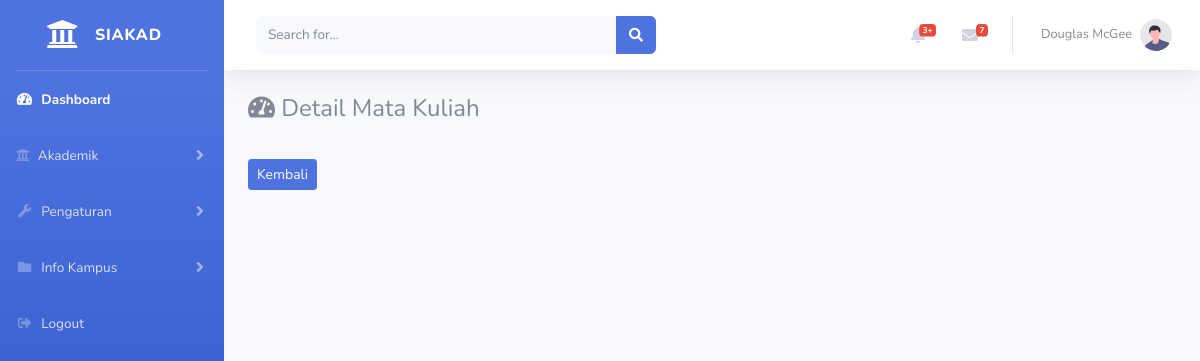
The app's page /administrator/matakuliah/detail/MSC22, older data.
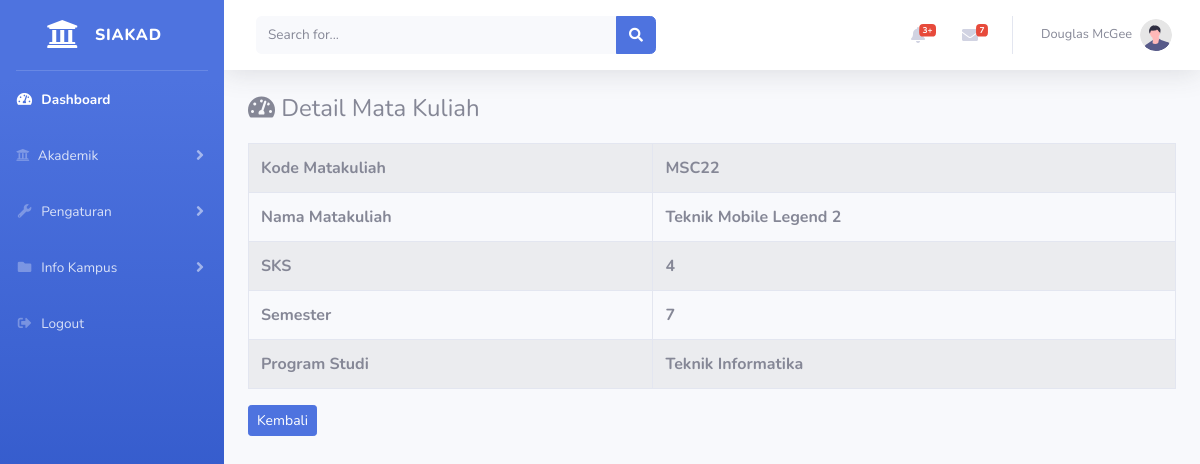
The same page, newer data.
### tables this page shows
CREATE TABLE `matakuliah` (
  `id_matakuliah` int(11) NOT NULL,
  `kode_matakuliah` varchar(10) NOT NULL,
  `nama_matakuliah` varchar(100) NOT NULL,
  `sks` int(5) NOT NULL,
  `semester` int(10) NOT NULL,
  `nama_prodi` varchar(100) NOT NULL
);

### application/controllers/administrator/matakuliah.php (called while the page is built, shortened)
<?php
class Matakuliah extends CI_Controller{
	public function detail($kode){
		$data['detail'] = $this->matakuliah_model->ambil_kode_matakuliah($kode);
		$this->load->view('templates_administrator/header');
		$this->load->view('templates_administrator/sidebar');
		$this->load->view('administrator/matakuliah_detail', $data);
		$this->load->view('templates_administrator/footer');
	}
}

### index.php (called while the page is built, shortened)
<?php
require_once BASEPATH.'core/CodeIgniter.php';

### application/models/matakuliah_model.php (called while the page is built, shortened)
<?php
class Matakuliah_model extends CI_Model{
	public function ambil_kode_matakuliah($kode){
		$result = $this->db->where('kode_matakuliah', $kode)
							->get('matakuliah');
		if($result->num_rows() > 0){
			return $result->result();
		}else{
			return false;
		}
	}
}

### application/views/administrator/matakuliah_detail.php (the view)
<div class="container-fluid">
    <h4>
        <i class="fas fa-tachometer-alt mb-3"></i> Detail Mata Kuliah
    </h4>
    <table class="table table-bordered table-striped table-hover">
        <?php foreach($detail as $dt) : ?>
        <tr>
            <th>Kode Matakuliah</th>
            <th><?= $dt->kode_matakuliah ?></th>
        </tr>
        <tr>
            <th>Nama Matakuliah</th>
            <th><?= $dt->nama_matakuliah ?></th>
        </tr>
        <tr>
            <th>SKS</th>
            <th><?= $dt->sks ?></th>
        </tr>
        <tr>
            <th>Semester</th>
            <th><?= $dt->semester ?></th>
        </tr>
        <tr>
            <th>Program Studi</th>
            <th><?= $dt->nama_prodi ?></th>
        </tr>
        <?php endforeach; ?>
    </table>
    <a href="<?= base_url('administrator/matakuliah') ?>" class="btn btn-sm btn-primary">Kembali</a>
</div>

### application/views/templates_administrator/header.php (shortened to what this page needs)
<!DOCTYPE html>
<html lang="en">
<head>
    <link href="<?= base_url('assets/vendor/fontawesome-free/css/all.min.css') ?>" rel="stylesheet" type="text/css">
    <link href="<?= base_url('assets/css/sb-admin-2.min.css') ?>" rel="stylesheet">
</head>

### application/views/templates_administrator/sidebar.php (shortened to what this page needs)
<body id="page-top">
    <div id="wrapper">
        <ul class="navbar-nav bg-gradient-primary sidebar sidebar-dark accordion" id="accordionSidebar">
            <a class="sidebar-brand d-flex align-items-center justify-content-center" href="<?= base_url('administrator/dashboard') ?>">
                <div class="sidebar-brand-icon">
                    <i class="fas fa-university"></i>
                </div>
                <div class="sidebar-brand-text mx-3">SIAKAD</div>
            </a>
            <hr class="sidebar-divider my-0">
            <li class="nav-item active">
                <a class="nav-link" href="index.html">
                    <i class="fas fa-fw fa-tachometer-alt"></i>
                    <span>Dashboard</span></a>
            </li>
            <li class="nav-item">
                <a class="nav-link collapsed" href="#" data-toggle="collapse" data-target="#collapseTwo"
                    aria-expanded="true" aria-controls="collapseTwo">
                    <i class="fas fa-university fa-cog"></i>
                    <span>Akademik</span>
                </a>
            </li>
            <li class="nav-item">
                <a class="nav-link collapsed" href="#" data-toggle="collapse" data-target="#collapseUtilities"
                    aria-expanded="true" aria-controls="collapseUtilities">
                    <i class="fas fa-fw fa-wrench"></i>
                    <span>Pengaturan</span>
                </a>
            </li>
            <li class="nav-item">
                <a class="nav-link collapsed" href="#" data-toggle="collapse" data-target="#collapsePages"
                    aria-expanded="true" aria-controls="collapsePages">
                    <i class="fas fa-fw fa-folder"></i>
                    <span>Info Kampus</span>
                </a>
            </li>
            <li class="nav-item">
                <a class="nav-link" href="<?= base_url('administrator/auth/logout') ?>">
                    <i class="fas fa-fw fa-sign-out-alt"></i>
                    <span>Logout</span></a>
            </li>
        </ul>
        <div id="content-wrapper" class="d-flex flex-column">
            <div id="content">
                <nav class="navbar navbar-expand navbar-light bg-white topbar mb-4 static-top shadow">
                    <form
                        class="d-none d-sm-inline-block form-inline mr-auto ml-md-3 my-2 my-md-0 mw-100 navbar-search">
                        <div class="input-group">
                            <input type="text" class="form-control bg-light border-0 small" placeholder="Search for..."
                                aria-label="Search" aria-describedby="basic-addon2">
                            <div class="input-group-append">
                                <button class="btn btn-primary" type="button">
                                    <i class="fas fa-search fa-sm"></i>
                                </button>
                            </div>
                        </div>
                    </form>
                    <ul class="navbar-nav ml-auto">
                        <li class="nav-item dropdown no-arrow mx-1">
                            <a class="nav-link dropdown-toggle" href="#" id="alertsDropdown" role="button"
                                data-toggle="dropdown" aria-haspopup="true" aria-expanded="false">
                                <i class="fas fa-bell fa-fw"></i>
                                <span class="badge badge-danger badge-counter">3+</span>
                            </a>
                        </li>
                        <li class="nav-item dropdown no-arrow mx-1">
                            <a class="nav-link dropdown-toggle" href="#" id="messagesDropdown" role="button"
                                data-toggle="dropdown" aria-haspopup="true" aria-expanded="false">
                                <i class="fas fa-envelope fa-fw"></i>
                                <span class="badge badge-danger badge-counter">7</span>
                            </a>
                        </li>
                        <li class="nav-item dropdown no-arrow">
                            <a class="nav-link dropdown-toggle" href="#" id="userDropdown" role="button"
                                data-toggle="dropdown" aria-haspopup="true" aria-expanded="false">
                                <span class="mr-2 d-none d-lg-inline text-gray-600 small">Douglas McGee</span>
                                <img class="img-profile rounded-circle"
                                    src="img/undraw_profile.svg">
                            </a>
                        </li>
                    </ul>
                </nav>

### application/views/templates_administrator/footer.php (shortened to what this page needs)
        </div>
    </div>
</body>
</html>

Row changes from the older to the newer data that the page shows:
added matakuliah: kode_matakuliah "MSC22", nama_matakuliah "Teknik Mobile Legend 2", sks "4", semester "7", nama_prodi "Teknik Informatika"
